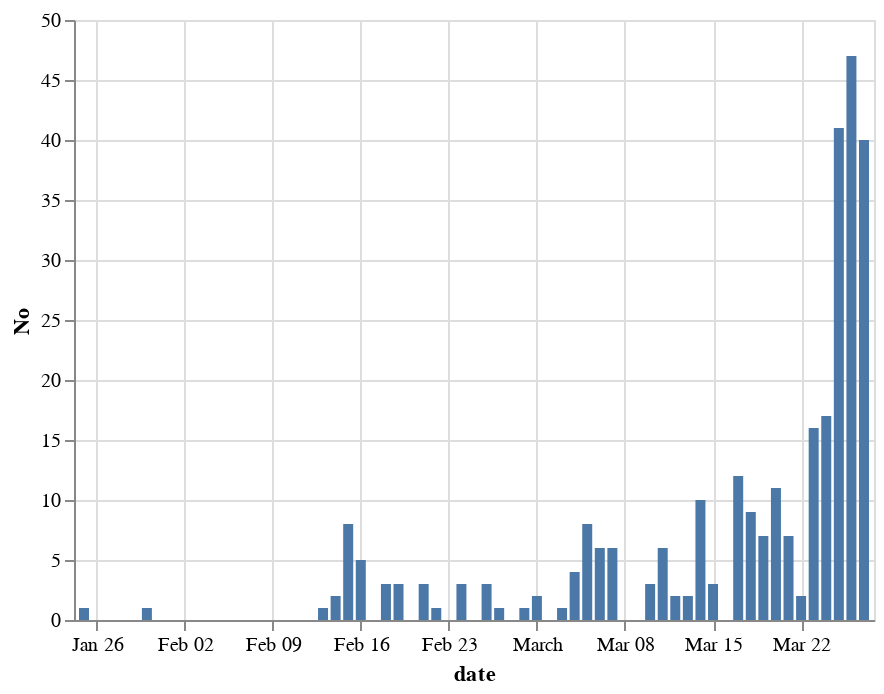

The notebook cell saved with this chart:
### Code cell
alt.Chart(df2).mark_bar().encode(
    x='date:T',
    y='No:Q',
)

### Figure 1 — Vega-Lite specification as saved in the notebook (floating-point values rounded to 4 significant figures)
{"config": {"view": {"continuousWidth": 400, "continuousHeight": 300}}, "data": {"name": "data-104a75b2192e6b0065d45342e883f533"}, "mark": "bar", "encoding": {"x": {"type": "temporal", "field": "date"}, "y": {"type": "quantitative", "field": "No"}}, "$schema": "https://vega.github.io/schema/vega-lite/v4.0.2.json", "datasets": {"data-104a75b2192e6b0065d45342e883f533": [{"No": 1, "date": "2020-01-25T00:00:00"}, {"No": 0, "date": "2020-01-26T00:00:00"}, {"No": 0, "date": "2020-01-27T00:00:00"}, {"No": 0, "date": "2020-01-28T00:00:00"}, {"No": 0, "date": "2020-01-29T00:00:00"}, {"No": 1, "date": "2020-01-30T00:00:00"}, {"No": 0, "date": "2020-01-31T00:00:00"}, {"No": 0, "date": "2020-02-01T00:00:00"}, {"No": 0, "date": "2020-02-02T00:00:00"}, {"No": 0, "date": "2020-02-03T00:00:00"}, {"No": 0, "date": "2020-02-04T00:00:00"}, {"No": 0, "date": "2020-02-05T00:00:00"}, {"No": 0, "date": "2020-02-06T00:00:00"}, {"No": 0, "date": "2020-02-07T00:00:00"}, {"No": 0, "date": "2020-02-08T00:00:00"}, {"No": 0, "date": "2020-02-09T00:00:00"}, {"No": 0, "date": "2020-02-10T00:00:00"}, {"No": 0, "date": "2020-02-11T00:00:00"}, {"No": 0, "date": "2020-02-12T00:00:00"}, {"No": 1, "date": "2020-02-13T00:00:00"}, {"No": 2, "date": "2020-02-14T00:00:00"}, {"No": 8, "date": "2020-02-15T00:00:00"}, {"No": 5, "date": "2020-02-16T00:00:00"}, {"No": 0, "date": "2020-02-17T00:00:00"}, {"No": 3, "date": "2020-02-18T00:00:00"}, {"No": 3, "date": "2020-02-19T00:00:00"}, {"No": 0, "date": "2020-02-20T00:00:00"}, {"No": 3, "date": "2020-02-21T00:00:00"}, {"No": 1, "date": "2020-02-22T00:00:00"}, {"No": 0, "date": "2020-02-23T00:00:00"}, {"No": 3, "date": "2020-02-24T00:00:00"}, {"No": 0, "date": "2020-02-25T00:00:00"}, {"No": 3, "date": "2020-02-26T00:00:00"}, {"No": 1, "date": "2020-02-27T00:00:00"}, {"No": 0, "date": "2020-02-28T00:00:00"}, {"No": 1, "date": "2020-02-29T00:00:00"}, {"No": 2, "date": "2020-03-01T00:00:00"}, {"No": 0, "date": "2020-03-02T00:00:00"}, {"No": 1, "date": "2020-03-03T00:00:00"}, {"No": 4, "date": "2020-03-04T00:00:00"}, {"No": 8, "date": "2020-03-05T00:00:00"}, {"No": 6, "date": "2020-03-06T00:00:00"}, {"No": 6, "date": "2020-03-07T00:00:00"}, {"No": 0, "date": "2020-03-08T00:00:00"}, {"No": 0, "date": "2020-03-09T00:00:00"}, {"No": 3, "date": "2020-03-10T00:00:00"}, {"No": 6, "date": "2020-03-11T00:00:00"}, {"No": 2, "date": "2020-03-12T00:00:00"}, {"No": 2, "date": "2020-03-13T00:00:00"}, {"No": 10, "date": "2020-03-14T00:00:00"}, {"No": 3, "date": "2020-03-15T00:00:00"}, {"No": 0, "date": "2020-03-16T00:00:00"}, {"No": 12, "date": "2020-03-17T00:00:00"}, {"No": 9, "date": "2020-03-18T00:00:00"}, {"No": 7, "date": "2020-03-19T00:00:00"}, {"No": 11, "date": "2020-03-20T00:00:00"}, {"No": 7, "date": "2020-03-21T00:00:00"}, {"No": 2, "date": "2020-03-22T00:00:00"}, {"No": 16, "date": "2020-03-23T00:00:00"}, {"No": 17, "date": "2020-03-24T00:00:00"}, {"No": 41, "date": "2020-03-25T00:00:00"}, {"No": 47, "date": "2020-03-26T00:00:00"}, {"No": 40, "date": "2020-03-27T00:00:00"}]}}
